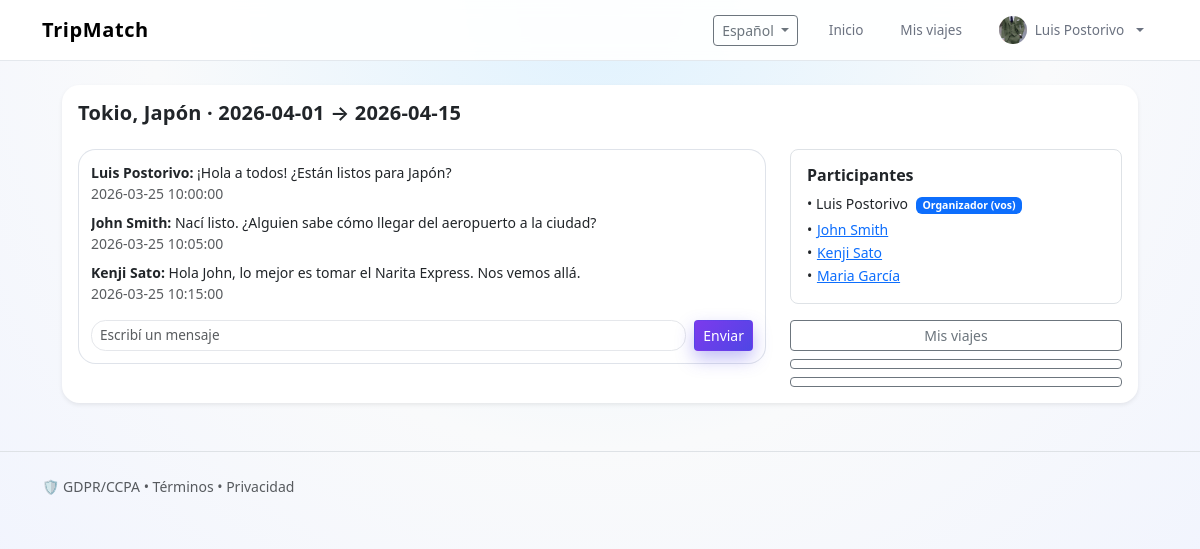
The page /?screen=group&trip_id=116&lang=es (signed in) on the database its author committed.
### tables this page shows
CREATE TABLE `users` (
  `id` int(10) UNSIGNED NOT NULL,
  `name` varchar(100) NOT NULL,
  `email` varchar(150) NOT NULL,
  `password_hash` varchar(255) DEFAULT NULL,
  `country` varchar(100) DEFAULT NULL,
  `bio` text DEFAULT NULL,
  `avatar` varchar(255) DEFAULT NULL,
  `show_bio` tinyint(1) NOT NULL DEFAULT 1,
  `sos_enabled` tinyint(1) NOT NULL DEFAULT 0,
  `share_location` tinyint(1) NOT NULL DEFAULT 0,
  `languages` longtext DEFAULT NULL CHECK (json_valid(`languages`)),
  `not_traveling` tinyint(1) NOT NULL DEFAULT 0,
  `phone` varchar(50) DEFAULT NULL,
  `created_at` datetime NOT NULL,
  `updated_at` datetime DEFAULT current_timestamp() ON UPDATE current_timestamp(),
  `last_login` datetime DEFAULT NULL
);

CREATE TABLE `trips` (
  `id` int(10) UNSIGNED NOT NULL,
  `user_id` int(10) UNSIGNED NOT NULL,
  `city` varchar(100) NOT NULL,
  `start_date` date NOT NULL,
  `end_date` date NOT NULL,
  `created_at` datetime NOT NULL
);

CREATE TABLE `group_messages` (
  `id` int(10) UNSIGNED NOT NULL,
  `trip_id` int(10) UNSIGNED NOT NULL,
  `user_id` int(10) UNSIGNED NOT NULL,
  `message` text NOT NULL,
  `created_at` datetime NOT NULL
);

### app/helpers.php (called while the page is built, shortened)
<?php
function html($s)
{
    return htmlspecialchars($s ?? '', ENT_QUOTES, 'UTF-8');
}
function is_logged_in($user)
{
    return is_array($user ?? null) && !empty($user['id']);
}

### app/bootstrap.php (called while the page is built, shortened)
<?php
require __DIR__ . '/helpers.php';
function load_current_user()
{
    $pdo = db();
    if (!empty($_SESSION['user_id'])) {
        $stmt = $pdo->prepare('SELECT * FROM users WHERE id = :id');
        $stmt->execute([':id' => $_SESSION['user_id']]);
        $user = $stmt->fetch();
        if ($user) {
            return $user;
        }
    }
    return null;
}

### views/group.php (the view, shortened to what this page needs)
<?php
function view_group($t)
{
    global $user;
    $trip_id = intval($_GET['trip_id'] ?? 0);
    $pdo = db();
    $stmt = $pdo->prepare("SELECT * FROM trips WHERE id = :id");
    $stmt->execute([':id' => $trip_id]);
    $trip = $stmt->fetch();
    $is_member = false;
    if (!empty($user)) {
        $stmtMember = $pdo->prepare('SELECT 1 FROM trips WHERE id = :tid AND user_id = :uid
                                   UNION
                                   SELECT 1 FROM trip_participants WHERE trip_id = :tid AND user_id = :uid
                                   LIMIT 1');
        $stmtMember->execute([':tid' => $trip_id, ':uid' => $user['id']]);
        $is_member = (bool)$stmtMember->fetchColumn();
    }
    $participants = [];
    $stmtOwner = $pdo->prepare("SELECT u.id, u.name, u.country, u.bio, u.show_bio
                                FROM users u
                                JOIN trips t ON t.user_id = u.id
                                WHERE t.id = :tid");
    $stmtOwner->execute([':tid' => $trip_id]);
    if ($owner = $stmtOwner->fetch()) {
        $owner['is_owner'] = true;
        $participants[$owner['id']] = $owner;
    }
    $stmtP = $pdo->prepare("SELECT u.id, u.name, u.country, u.bio, u.show_bio
                            FROM trip_participants tp
                            JOIN users u ON u.id = tp.user_id
                            WHERE tp.trip_id = :tid
                            ORDER BY tp.created_at ASC");
    $stmtP->execute([':tid' => $trip_id]);
    foreach ($stmtP->fetchAll() as $row) {
        if (!isset($participants[$row['id']])) {
            $row['is_owner'] = false;
            $participants[$row['id']] = $row;
        }
    }
    $participants = array_values($participants);
    $can_post = $is_member;
    $stmtM = $pdo->prepare("SELECT gm.*, u.name AS user_name
                            FROM group_messages gm
                            JOIN users u ON u.id = gm.user_id
                            WHERE gm.trip_id = :tid
                            ORDER BY gm.created_at ASC");
    $stmtM->execute([':tid' => $trip_id]);
    $messages = $stmtM->fetchAll();
    ?>
<section class="mb-4">
  <div class="card shadow-sm border-0">
    <div class="card-body">
      <h2 class="h5 fw-semibold mb-4">
        <?=html($trip['city'])?> ·
        <?=html($trip['start_date'])?> → <?=html($trip['end_date'])?>
      </h2>
      <div class="row g-4">
        <div class="col-md-8">
          <div class="chat-wrapper">
            <div id="group-messages" class="chat-messages vstack gap-2 mb-3">
            <?php if (!empty($messages)): ?>
              <?php foreach ($messages as $m): ?>
                <div class="small">
                  <b><?=html($m['user_name'])?>:</b>
                  <?=html($m['message'])?>
                  <div class="text-muted tiny">
                    <?=html($m['created_at'])?>
                  </div>
                </div>
              <?php endforeach; ?>
              <?php else: ?>
              <p class="text-muted small mb-0">Todavía no hay mensajes en este grupo.</p>
            <?php endif; ?>
          </div>
            <?php if ($can_post): ?>
            <form class="d-flex gap-2" method="post">
              <input class="form-control form-control-sm" name="message" placeholder="Escribí un mensaje" required />
              <button class="btn btn-primary btn-sm" type="submit">Enviar</button>
            </form>
            <?php else: ?>
            <p class="text-muted small">Sumate al viaje para poder escribir en el grupo.</p>
            <?php endif; ?>
          </div>
        </div>
        <div class="col-md-4">
          <div class="border rounded-3 p-3 mb-3">
            <h6 class="fw-semibold mb-2">Participantes</h6>
            <?php if (!empty($participants)): ?>
              <ul class="list-unstyled small mb-0">
                <?php foreach ($participants as $p): ?>
                  <li>
                    <?php if (!empty($p['is_owner']) && !empty($user) && isset($user['id']) && (int)$user['id'] === (int)$p['id']): ?>
                      • <?=html($p['name'])?>
                      <span class="badge bg-primary ms-1">Organizador (vos)</span>
                      <?php else: ?>
                      • <button type="button"
                                class="btn btn-link btn-sm p-0 align-baseline participant-bio-trigger"
                                data-user-name="<?=html($p['name'])?>"
                                data-user-country="<?=html($p['country'] ?? '')?>"
                                data-user-bio="<?=html($p['bio'] ?? '')?>"
                                data-user-show-bio="<?=!empty($p['show_bio']) ? '1' : '0'?>">
                          <?=html($p['name'])?>
                        </button>
                    <?php endif; ?>
                  </li>
                <?php endforeach; ?>
              </ul>
              <?php else: ?>
              <p class="small text-muted mb-0">Sin participantes registrados.</p>
            <?php endif; ?>
          </div>
          <div class="vstack gap-2">
            <a class="btn btn-outline-secondary btn-sm"
               href="?screen=trips&lang=<?=html($_SESSION['lang'])?>">
              <?=html($t['myTrips'])?>
            </a>
            <a class="btn btn-outline-secondary btn-sm"
               href="?screen=plans&lang=<?=html($_SESSION['lang'])?>&trip_id=<?=html($trip_id)?>&plan_city=<?=urlencode($trip['city'])?>&plan_from=<?=html($trip['start_date'])?>&plan_to=<?=html($trip['end_date'])?>">
            </a>
            <a class="btn btn-outline-secondary btn-sm"
               href="?screen=recommendations&lang=<?=html($_SESSION['lang'])?>&trip_id=<?=html($trip_id)?>">
              <?=html($t['recommendations'])
              ?></a>
          </div>
        </div>
      </div>
    </div>
  </div>
</section>
    <?php
}

### views/layout_header.php (shortened to what this page needs)
<?php
function nav_link($label, $screen)
{
    $lang = $_SESSION['lang'] ?? 'es';
    return '<a class="nav-link small" href="?screen='
        . htmlspecialchars($screen, ENT_QUOTES)
        . '&lang=' . htmlspecialchars($lang, ENT_QUOTES) . '">'
        . html($label) . '</a>';
}
function render_header($t, $STRINGS, $locale, $user)
{
    global $APP_NAME;
    ?>
<!DOCTYPE html>
<html lang="<?=html($locale)?>">
<head>
  <link href="https://cdn.jsdelivr.net/npm/bootstrap@5.3.3/dist/css/bootstrap.min.css" rel="stylesheet">
  <link rel="stylesheet" href="css/theme.css">
  <link rel="stylesheet" href="https://unpkg.com/leaflet@1.9.4/dist/leaflet.css"
/>
</head>
<body class="tm-body">
  <nav class="navbar tm-navbar navbar-expand-lg sticky-top">
    <div class="container">
      <a class="navbar-brand fw-bold" href="?screen=landing&lang=<?=html($locale)?>">
        <?=html($t['brand'] ?? $APP_NAME)?>
      </a>
      <div class="collapse navbar-collapse" id="mainNavbar">
        <ul class="navbar-nav ms-auto align-items-lg-center gap-lg-2">
          <li class="nav-item dropdown me-2">
            <button class="btn btn-outline-secondary btn-sm dropdown-toggle d-flex align-items-center"
                    id="langDropdown" data-bs-toggle="dropdown" type="button" aria-expanded="false">
              <span class="me-1">
                <?=html($STRINGS[$locale]['i18n'] ?? strtoupper($locale))?>
              </span>
            </button>
          </li>
          <?php if (is_logged_in($user)): ?>
          <li class="nav-item">
            <?= nav_link('Inicio', 'landing'); ?>
          </li>
          <li class="nav-item">
            <?= nav_link($t['myTrips'], 'trips'); ?>
          </li>
          <?php endif; ?>
          <?php if (!is_logged_in($user)): ?>
            <li class="nav-item">
              <?= nav_link($t['getStarted'], 'login'); ?>
            </li>
          <?php else: ?>
            <li class="nav-item dropdown">
              <a class="nav-link dropdown-toggle small d-flex align-items-center gap-2"
                 href="#"
                 role="button"
                 data-bs-toggle="dropdown">
                <?php $avatar = $user['avatar'] ?? null; ?>
                <?php if (!empty($avatar)): ?>
                  <img
                    src="uploads/avatars/<?=html($avatar)?>"
                    alt="<?=html($user['name'] ?? 'U')?>"
                    class="rounded-circle"
                    style="width: 28px; height: 28px; object-fit: cover;">
                <?php endif; ?>
                <span><?=html($user['name'] ?? 'Usuario')?></span>
              </a>
            </li>
          <?php endif; ?>
</ul>
      </div>
    </div>
  </nav>
  <main class="container my-4">
    <?php
}

### public/index.php (shortened to what this page needs)
<?php
require __DIR__ . '/../app/bootstrap.php';
require __DIR__ . '/../app/actions.php';
require __DIR__ . '/../views/layout_header.php';
require __DIR__ . '/../views/layout_footer.php';
require __DIR__ . '/../views/group.php';
$user = load_current_user();
$screen = $_GET['screen'] ?? 'landing';
render_header($t, $STRINGS, $locale, $user);
switch ($screen) {
    case 'group':
        view_group($t);
        break;
}
render_footer();

### views/layout_footer.php (shortened to what this page needs)
<?php
function render_footer()
{
    ?>
  </main>
  <footer class="border-top py-4 mt-5 small text-muted">
    <div class="container d-flex align-items-center gap-2">
      <span>🛡️ GDPR/CCPA • Términos • Privacidad</span>
    </div>
  </footer>
</body>
</html>
    <?php
}

### public/css/theme.css (style rules this page uses)
:root { --tm-primary: #7c3aed; --tm-primary-soft: #ede9fe; --tm-secondary: #22c55e; --tm-accent: #f97316; --tm-bg: #f3f4f6; --tm-text-main: #0f172a; --tm-text-muted: #6b7280; }
.tm-body { font-family: "Poppins", system-ui, -apple-system, BlinkMacSystemFont, "Segoe UI", sans-serif; background: radial-gradient(circle at top, #e0f2fe 0, #f9fafb 45%, #eef2ff 100%); color: var(--tm-text-main); min-height: 100vh; }
main.container { max-width: 1100px; }
.card, .btn, .form-control, .form-select, .navbar, .badge { transition: all 0.18s ease-out; }
.navbar.tm-navbar { background: rgba(255, 255, 255, 0.92); backdrop-filter: blur(10px); border-bottom: 1px solid rgba(148, 163, 184, 0.25); }
.navbar.tm-navbar .navbar-brand { font-weight: 700; letter-spacing: 0.03em; display: flex; align-items: center; gap: 0.35rem; }
.navbar.tm-navbar .nav-link { font-size: 0.85rem; font-weight: 500; color: var(--tm-text-muted); border-radius: 999px; padding-inline: 0.9rem; }
.btn-primary, .btn-warning { background: linear-gradient(135deg, var(--tm-primary), #4f46e5); border-color: transparent; color: #ffffff; box-shadow: 0 8px 18px rgba(79, 70, 229, 0.35); }
.card { border-radius: 1.1rem; border: 1px solid rgba(148, 163, 184, 0.25); }
h1, h2, h3, h4, h5 { letter-spacing: 0.01em; }
.form-control, .form-select { border-radius: 0.9rem; border-color: #e5e7eb; font-size: 0.85rem; }
.chat-wrapper { background: #ffffff; border-radius: 1.1rem; border: 1px solid rgba(148, 163, 184, 0.3); padding: 0.75rem; }
.chat-messages { max-height: 360px; overflow-y: auto; padding-right: 0.3rem; }

### rows shown on the page
users: avatar (picture), name "Luis Postorivo"
trips: city "Tokio, Japón", start_date "2026-04-01", end_date "2026-04-15"
group_messages: user.name "Luis Postorivo", message "¡Hola a todos! ¿Están listos para Japón?", created_at "2026-03-25 10:00:00"
group_messages: user.name "John Smith", message "Nací listo. ¿Alguien sabe cómo llegar del aeropuerto a la ciudad?", created_at "2026-03-25 10:05:00"
group_messages: user.name "Kenji Sato", message "Hola John, lo mejor es tomar el Narita Express. Nos vemos allá.", created_at "2026-03-25 10:15:00"
users: name "John Smith"
users: name "Kenji Sato"
users: name "Maria García"

### other values the page prints
html($t['brand'] ?? $APP_NAME) "TripMatch"
html($STRINGS[$locale]['i18n'] ?? strtoupper($locale)) "Español"
html($label) "Inicio Mis viajes"
html($t['myTrips']) "Mis viajes"
